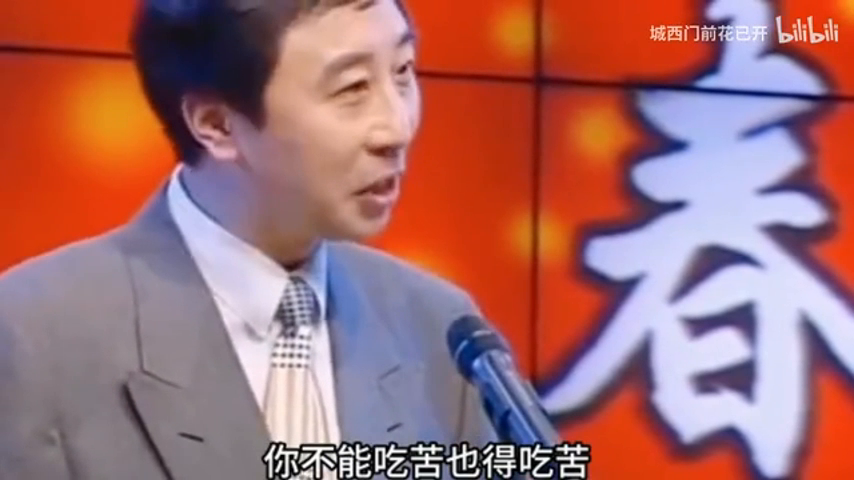
#> input picture frame 30 of tem/videos/3.mp4, 854 x 480 px
$ python frame.py
#> lines starting #> are read from the running program, lines starting #| are printed output that depends on the picture
import cv2
import os
from tqdm import tqdm

# 输入和输出文件夹路径
input_folder = r'E:\python_project\speaker\tem\videos'  # 替换为你的输入文件夹路径
output_folder = r'E:\python_project\speaker\tem\videos\frame'  # 替换为你的输出文件夹路径

# 目标分辨率
target_width, target_height = 320, 240

# 支持的视频文件扩展名
video_extensions = ('.mp4', '.avi', '.mov', '.mkv', '.flv', '.wmv')

# 创建输出文件夹（如果不存在）
if not os.path.exists(output_folder):
    os.makedirs(output_folder)

# 获取所有视频文件列表
video_files = [f for f in os.listdir(input_folder) if f.lower().endswith(video_extensions)]

if not video_files:
    print("输入文件夹中没有找到支持的视频文件。")
    exit()

print(f"找到 {len(video_files)} 个视频文件。开始处理...")

for video_file in tqdm(video_files, desc="处理视频"):
    input_video_path = os.path.join(input_folder, video_file)

    # 构建输出视频路径，保留原文件名
    output_video_path = os.path.join(output_folder, video_file)

    # 打开输入视频
    cap = cv2.VideoCapture(input_video_path)

    if not cap.isOpened():
        print(f"无法打开视频文件: {video_file}")
        continue

    # 获取视频的帧率
    fps = cap.get(cv2.CAP_PROP_FPS)

    # 获取视频的编解码器
    fourcc = cv2.VideoWriter_fourcc(*'mp4v')  # 可以根据需要更改编解码器

    # 创建 VideoWriter 对象
    out = cv2.VideoWriter(output_video_path, fourcc, fps, (target_width, target_height))

    while True:
        ret, frame = cap.read()
#> frame is the input picture: shape (480, 854, 3); mean B, G, R 110.9, 109.2, 163.7
        if not ret:
            break

        # 调整帧的大小
        resized_frame = cv2.resize(frame, (target_width, target_height))
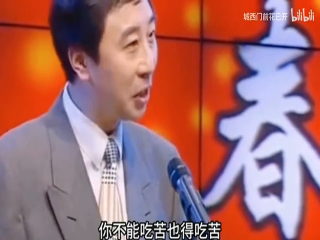
#> resized_frame: shape (240, 320, 3); mean B, G, R 110.9, 109.2, 163.7

        # 写入调整后的帧
        out.write(resized_frame)

    # 释放资源
    cap.release()
    out.release()

print(f"所有视频已成功处理并保存在 '{output_folder}' 文件夹中。")

$ run again, starting later in the video
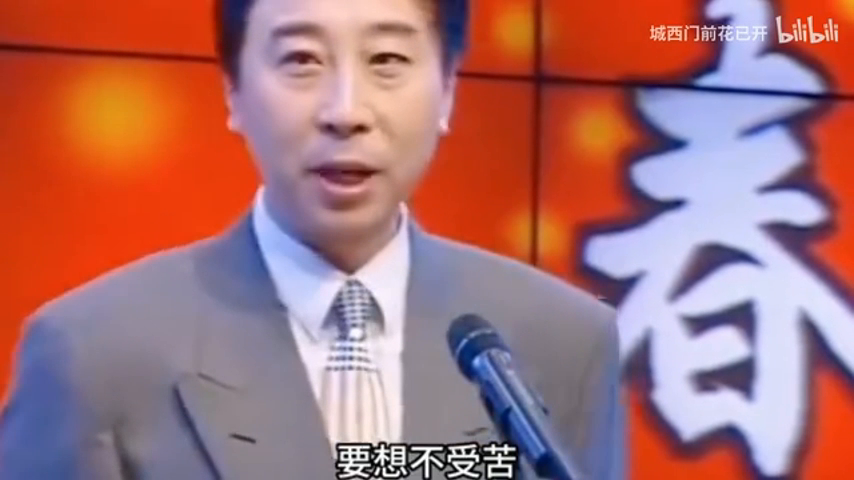
#> input picture frame 136 of tem/videos/3.mp4, 854 x 480 px
#> frame is the input picture: shape (480, 854, 3); mean B, G, R 115.6, 113.3, 168.5
#> `resized_frame = cv2.resize(frame, (target_width, target_height))`:
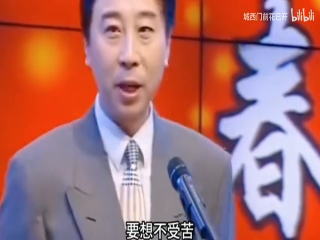
#> resized_frame: shape (240, 320, 3); mean B, G, R 115.6, 113.3, 168.5

$ run again, starting later in the video
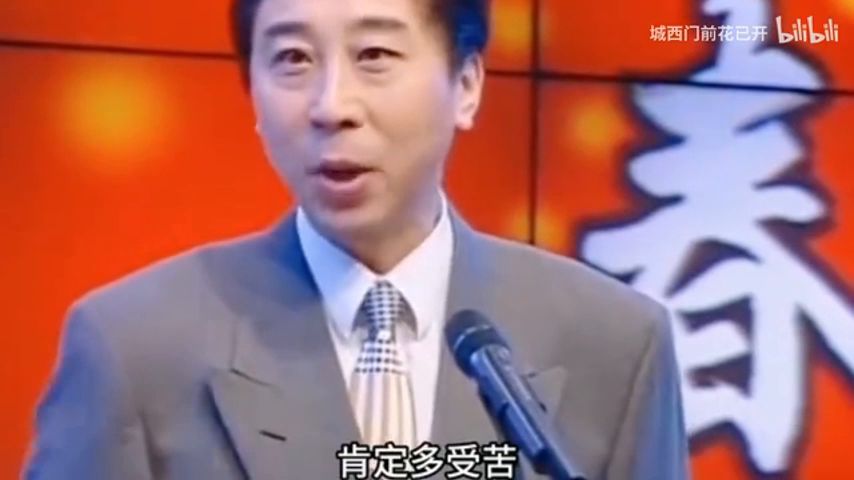
#> input picture frame 243 of tem/videos/3.mp4, 854 x 480 px
#> frame is the input picture: shape (480, 854, 3); mean B, G, R 113.3, 111.8, 168.5
#> `resized_frame = cv2.resize(frame, (target_width, target_height))`:
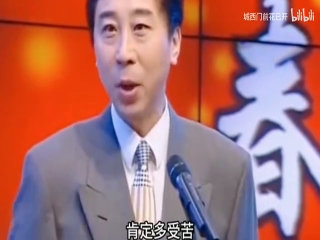
#> resized_frame: shape (240, 320, 3); mean B, G, R 113.3, 111.8, 168.5
